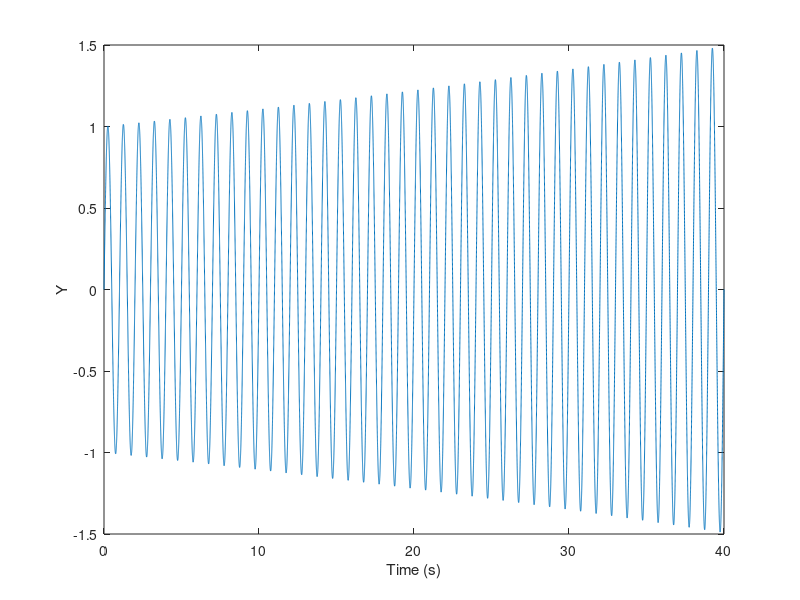

MATLAB code for this plot: (Note: this script raises an error after producing the figure.)
%% Lyapunov Exponents with Wulf Algorithm
%% This code accompanies the powerpoint slides on Lyapunov exponents.

% Description
% - This activity will step through some basic processing steps for
%   calculating Lyapunov Exponents using Wulf's algorithm

%% 1 Lyapunov of a basic sinusoid
clear
clc

% Here we'll calculate the LyE of a sinusoid with exponential growth. We're
% adding the exponential growth to make sure the LyEs are positive and so
% the AMI function doesn't produce the artifacts it does with perfectly
% sinusoidal data.

% Sampling frequency
Fs = 1000;

% Time will serve as the independent variable
t = (0:1/Fs:40)';

% Frequency of the sinusoid
f = 1;

% The equation of a sinusoid.
y = exp(0.01*t).*sin(2*pi*f*t)

% plot the results
figure
plot(t,y)
xlabel('Time (s)')
ylabel('Y')

% Determining time lag and embedding dimension
% First we need to find the time lag. From experience we know the first
% minimum of a highly periodic function will be less than the period, so we
% use that many data point as an estimate for the maximum lag.
L = 1000;
[tau_s, ami_s] = AMI_Stergiou(y, L);

% Plot AMI function
figure
plot(ami_s(:,1),ami_s(:,2), 'k')
xlabel('Time Lag')
ylabel({'AMI';'Stergiou'})
grid minor

% Second we need the embedding dimension. A circle exists in 2 dimensions
% so the result here should not be surprising.
MaxDim = 12;
tau = 250; % this value is found from the AMI function above.

Rtol = 15;
Atol = 2;
speed = 1;
[dE, dim] = FNN(y, tau, MaxDim, Rtol, Atol, speed);

% Create a plot so we can see the results.
figure
plot(1:MaxDim, dim, 'o-k')
hold
plot(dE, dim(dE), 'or') % point where NN < 0.1 percent - overly restrictive?
xlabel('Embedding Dimension')
ylabel('% FNN')
grid on

% Plot state space
y_emb = embed(y,2,250)'

figure
plot(y_emb(:,1),y_emb(:,2),'.-')
xlabel('y(t)')
ylabel('y(t+\tau)')

% Wulf's Algorithm

% Input parameters:
tau = 250; % selected delay from AMI
m = 2; % selected embedding dimension from FNN
evolve = 0.3*Fs; % evolution between replacements (in samples). Fs is sampling rate (in Hz)

% Run Wulf's estimate:
[out_w, lyew] = LyE_W_NK(y, Fs, tau, m, evolve,0);

% Plot segment LyE estimate and the final estimate
figure
plot(out_w(:,6))
xlabel('Segment')
ylabel('LyE estimate')
hold
line([0 max(out_w(:,1))],[lyew lyew],'color','r')

lyew

%% 2 Choosing the "evolve" parameter

% What value of evolve should I choose?
% Run Wulf's estimate for various values of evolve parameter to see what
% you get. 

lyew_tot=[]
for evolve = 100:10:400
    
[out_w, lyew] = LyE_W(y, Fs, tau, m, evolve,0);
lyew_tot = [lyew_tot; lyew]

end

figure
plot(100:10:400,lyew_tot,'o-')
xlabel('Evolve parameter (samples)')
ylabel('LyE estimate')

%% 3) Compare simulated sine waves
% Simulate the same 1Hz sine wave with different rates of exponenetial
% growth, and use the Wulf algorithm to estimate the largest LyE of the
% time series. Use three values of the with exponential function  r1 =
% 0.01, r2 = 0.02, and r3 = 0.03. What do you think would happen to the
% estimate as you increase r? What do you notice about the LyE estimate
% from the Wulf algorithm?

y = exp(0.01*t).*sin(2*pi*f*t);
[out_w, lyew1] = LyE_W_NK(y, Fs, tau, m, evolve,0);
lyew1

y = exp(0.02*t).*sin(2*pi*f*t);
[out_w, lyew2] = LyE_W_NK(y, Fs, tau, m, evolve,0);
lyew2

y = exp(0.03*t).*sin(2*pi*f*t);
[out_w, lyew3] = LyE_W_NK(y, Fs, tau, m, evolve,1);
lyew3

%% 3.1 Potential problem in Wulf algorithm application:
% Make sure your reference and comparison trajectories are not on the same
% attractor cycle! This problem is illustrated in this simulation selection
% of a neighboring point that lies on the same trajectory.

% Let's see how this problem looks:

% Sampling frequency
Fs = 1000;

% Time will serve as the independent variable
t = (0:1/Fs:40)';

% Frequency of the sinusoid
f = 1;

% simulate new data
% The equation of a sinusoid.
y = exp(0.02*t).*sin(2*pi*f*t)

% plot the results
figure
plot(t,y)
xlabel('Time (s)')
ylabel('Y')

% Wulf's Algorithm

% Input parameters:
tau = 250; % selected delay from AMI
m = 2; % selected embedding dimension from FNN
evolve = 0.3*Fs; % evolution between replacements (in samples). Fs is sampling rate (in Hz)

% Run Wulf's estimate:
[out_w, lyew] = LyE_W_NK(y, Fs, tau, m, evolve,1);


%% 4) Application of Wulf algorithm to human data

% load ankle plantar and dorsiflexion data sampled at 60Hz
load('A4_LyE_hip_data.mat')
Fs = 60;

% plot the data
figure
plot(t,data)
xlabel('Time (s)')
ylabel('Hip angle (deg)')

% Determining time lag and embedding dimension
% First we need to find the time lag. From experience we know the first
% minimum of a highly periodic function will be less than the period, so we
% use that many data point as an estimate for the maximum lag.
L = 1000;
[tau_s, ami_s] = AMI_Stergiou(data, L);

% Plot AMI function
figure
plot(ami_s(:,1),ami_s(:,2), 'k')
xlabel('Time Lag')
ylabel({'AMI';'Stergiou'})
grid minor

% Second we need the embedding dimension. A circle exists in 2 dimensions
% so the result here should not be surprising.
MaxDim = 12;
tau = 20; % this value is found from the AMI function above.

Rtol = 15;
Atol = 2;
speed = 1;
[dE, dim] = FNN(data, tau(1), MaxDim, Rtol, Atol, speed);

% Create a plot so we can see the results.
figure
plot(1:MaxDim, dim, 'o-k')
hold
plot(dE, dim(dE), 'or') % point where NN < 0.1 percent - overly restrictive?
xlabel('Embedding Dimension')
ylabel('% FNN')
grid on

% Need to get an idea of the period of the attractor to set the evolve parameter:
% Visualize period of an attractor in 3D
data_emb = embed(data,4,20)';

figure
plot3(data_emb(1:200,1),data_emb(1:200,2),data_emb(1:200,3),'o-')
hold on
grid on
axis square

for smpl = 1:100
plot3(data_emb(1:1+smpl,1),data_emb(1:1+smpl,2),data_emb(1:1+smpl,3),'o-r','LineWidth',3)
title(['evole = ' num2str(smpl)])
pause
end

% Another way to estaimate periodicity is to run a power spectruum estimate
[Pxx,F] = periodogram(data-mean(data),hamming(length(data)),length(data),Fs);

figure
plot(F,Pxx)
xlabel('Hz')
ylabel('Power (original units^2/Hz)')
title('Modified Periodogram Power Spectral Density Estimate')

%  Wulf algorithm estimate
period_samples = 55; % based on 4x of first local min AMI value, but could also base on FFT result

tau = 20; % selected delay from AMI
m = 4; % selected embedding dimension from FNN
evolve = round(0.3*period_samples); % evolution between replacements (in samples). Fs is sampling rate (in Hz)

% Run Wulf's estimate for a small subset of the data to visualize the algorithm:
[out_w, lyew] = LyE_W_NK(data(1:200), Fs, tau, m, evolve,1);

% Run Wulf's estimte on the whole dataset
[out_w, lyew] = LyE_W_NK(data, Fs, tau, m, evolve,0);

% Plot segment LyE estimate and the final estimate
figure
plot(out_w(:,6))
xlabel('Segment')
ylabel('LyE estimate')
hold
line([0 max(out_w(:,1))],[lyew lyew],'color','r')

lyew

%% Choosing the evolve value
% In systems where the mechanism for chaos is unknown, one must check for
% exponent stability over a wide range of evolution try running over a
% range of evolve values, choose from a plateu

for j = 1:56
    [out_w, lyew] = LyE_W_NK(data, Fs, tau, m, j, 0);    
    lyew_tot(j) = lyew 
    j
end

figure
plot(lyew_tot,'o-')
xlabel('Evolve parameter (samples)')
ylabel('LyE estimate')

%%  5) Application of Wulf algorithm to the Lorenz attractor data
[t,y] = ChaosLibrary('Lorenz',[0,100],[0.1 -0.01 9],[10 28 8/3]);

% remove initial transient
y = y(500:end,:)
t = t(500:end,:)

% plot individual variables of Lorenz
figure
subplot(311)
plot(t,y(:,1))
ylabel('X')

subplot(312)
plot(t,y(:,2))
ylabel('Y')

subplot(313)
plot(t,y(:,3))
ylabel('Z')
xlabel('Time (s)')

% Average Mutual Information and Choosing time delay for embedding

% This will run the AMI_Stergiou method (histogram) with a max lag of 150
% on the first state variable y(:,1) of the Rossler system. The choice of
% maximum lag is largely determined through experience.
L = 150;
[tau_s, ami_s] = AMI_Stergiou(y(:,1),L);

% Plot AMI function
figure
plot(ami_s(:,1),ami_s(:,2), 'k')
xlabel('Time Lag')
ylabel({'AMI';'Stergiou'})
grid minor

% FNN
MaxDim = 12;
tau = 12; % this value is found from the AMI function above.

Rtol = 15;
Atol = 2;
speed = 0;
[dE,dim] = FNN(y(:,1),tau,MaxDim,Rtol,Atol,speed);

% Create a plot so we can see the results.
figure
plot(1:MaxDim, dim, 'o-k')
hold
plot(dE, dim(dE), 'or') % point where NN < 0.1 percent - overly restrictive?
xlabel('Embedding Dimension')
ylabel('% FNN')
grid on
   
% Wulf's algorithm
Fs = round(1/mean(diff(t))) % estimate sampling rate
period_samples = 48; % estimate period in samples (for evolve) (based on 4xTau) - there is also a power spectrum approach (see below)
tau = 12; % selected delay from AMI
m = 3; % selected embedding dimension from FNN
evolve = round(0.3*period_samples); % evolution between replacements (in samples). Fs is sampling rate (in Hz)

% Run Wulf's estimate for a small subset of the data to visualize the algorithm:
[out_w, lyew] = LyE_W_NK(y, Fs, tau, m, evolve,0);

% Plot segment LyE estimate and the final estimate
figure
plot(out_w(:,6))
xlabel('Segment')
ylabel('LyE estimate')
hold
line([0 max(out_w(:,1))],[lyew lyew],'color','r')

lyew

%% Another to get "typical" periodicity of the attractor 
% Using the power spectruum estimate
[Pxx,F] = periodogram(y(:,1),hamming(length(y)),length(y),60);

figure
plot(F,Pxx)
xlabel('Hz')
ylabel('Power (original units^2/Hz)')
title('Modified Periodogram Power Spectral Density Estimate')
